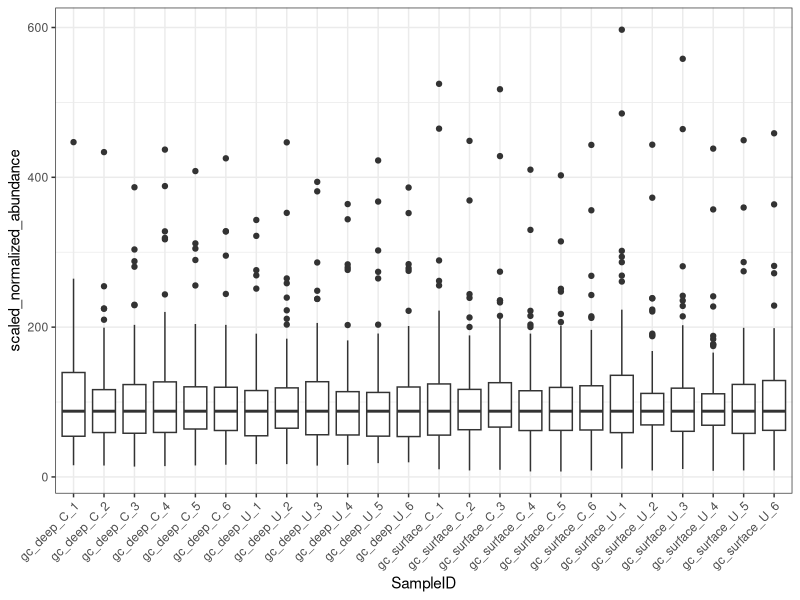

Write the R code that produced this figure. (Note: this script raises an error after producing the figure.)
# libraries ----

library(readxl)
library(tidyverse)

# loading data ----

metadata <- read_xlsx('Raw_data/Metadata_all.xlsx', sheet = 1)

gcms_raw_data <- read_csv("Raw_data/Raw_data_GCMS.csv") %>% 
  select(-contains('Unknown'))

# Filtering ----

gcms_long <- gcms_raw_data %>% 
  pivot_longer(!SampleID, names_to = 'FeatureID', 
               values_to = 'abundance') %>% 
  mutate(abundance = ifelse(is.na(abundance), 0, abundance)) %>% 
  inner_join(metadata, by = 'SampleID')

gcms_filtered <- gcms_long %>%
  filter(Location == "Surface" | Location == "Deep")

# Counting features for filtering

gcms_counts <- gcms_filtered %>% 
  filter(abundance > 0) %>% 
  group_by(Location) %>% 
  count(FeatureID) %>% 
  pivot_wider(names_from = 'Location', 
              values_from = 'n',
              values_fill = 0)


# filtering cutoff within each depth (0.25 used)

features_for_filtering <- gcms_counts %>% 
  mutate(across(2:3, ~ .x / 12)) %>% 
  filter(Deep >= 0.25 | Surface >= 0.25) %>% 
  pull(FeatureID)

gcms_filtered_updated <- gcms_filtered %>% 
  filter(FeatureID %in% features_for_filtering)

# Normalization ----

# Pseudo count added cube root transformation

pseudo <- min(gcms_filtered_updated$abundance[gcms_filtered_updated$abundance > 0])

gcms_normalized <- gcms_filtered_updated %>%  
  mutate(normalized_abundance = (abundance + pseudo)^(1/3))

# scaling

gcms_scaled <- gcms_normalized %>% 
  select(FeatureID, SampleID, normalized_abundance) %>% 
  group_by(SampleID) %>% 
  mutate(median = median(normalized_abundance)) %>% 
  ungroup() %>% 
  mutate(scaled_normalized_abundance = 
           normalized_abundance  / median * mean(median)) %>% 
  select(-median, -normalized_abundance)

gcms_boxplot <- gcms_scaled %>% 
  ggplot() +
  geom_boxplot(aes(x = SampleID,
                   y = scaled_normalized_abundance)) +
  theme_bw() +
  theme(axis.text.x = element_text(angle = 45, hjust = 1))

gcms_boxplot


# Saving data ----

gcms_scaled_wider <- gcms_scaled %>% 
  pivot_wider(names_from = 'FeatureID', 
              values_from = 'scaled_normalized_abundance')

write_csv(gcms_scaled_wider, 'Preprocess_data/GCMS_normalized.csv')
